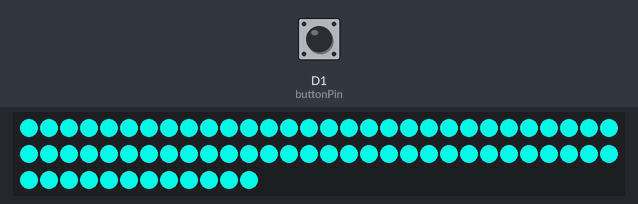
The sketch below on a simulated ESP8266 (NodeMCU). Parts: 72 RGB LEDs in strip order, left to right, continuing on the next row. The inputs (shaded band) are chosen by the test bench; at power-on: D1 (buttonPin) HIGH. WiFi joins after 1.5 s; servers stay silent unless stated; network time is answered at once with the bench clock; the local clock reads 2024-03-15 10:24:30 at power-on unless the sketch sets it.

Above: at 2.7 s.
2.8 s: D1 (buttonPin) pulled LOW for 0.15 s
At 3.1 s:
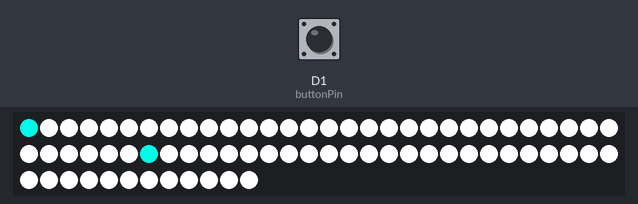
3.5 s: D1 (buttonPin) pulled LOW for 1 s
6.0 s: D1 (buttonPin) pulled LOW for 0.15 s
6.7 s: D1 (buttonPin) pulled LOW for 3.2 s
At 10.9 s:
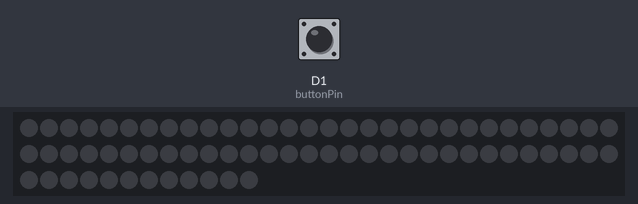
11.4 s: D1 (buttonPin) pulled LOW for 0.15 s
At 11.7 s:
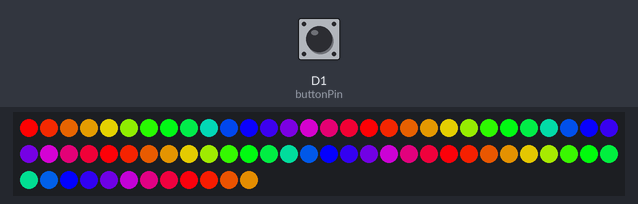
12.1 s: D1 (buttonPin) pulled LOW for 1 s
At 14.5 s:
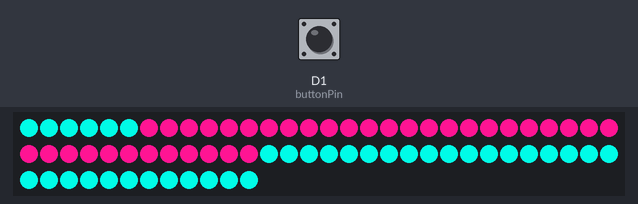
Timing chart, 0 to 15.6 s (numbered marks = the images above; inputs shaded):
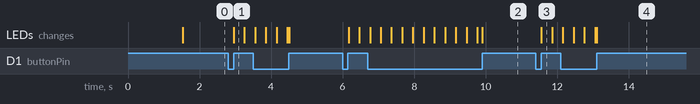

The sketch:

wallDeco.ino
```cpp
#include <FastLED.h>

#include <ESP8266WiFi.h>
#include <NTPClient.h>
#include <WiFiUdp.h>
#include <WiFiManager.h>         // https://github.com/tzapu/WiFiManager

#define NUM_LEDS 72
#define  OFFSET_LEDS 14
#define DATA_PIN D6

WiFiServer server(80);

const char* ssid = "UnicornsAreReal";
const char* password = "Duck42You";

// Initialize the LED strip
CRGB leds[NUM_LEDS];

// We define the colors
CRGB marron(255, 153, 100);
CRGB cyan(0, 245, 225);
CRGB white(255, 255, 255);
CRGB red(255, 0, 0);
CRGB deeppink(0xFF1493);
WiFiClient espClient;
WiFiUDP ntpUDP;

uint8_t thishue = 0;
uint8_t deltahue = 15;

const int buttonPin = D1;           // the number of the pushbutton pin
int buttonState = LOW;              // variable for reading the pushbutton status

int mode = 2;                       // The mode selected
const int nbModes = 7;              // The number of available modes. Arbitrary for now.


int pos = 0;                        // The position for the LED trains
int pos2 = NUM_LEDS / 2;

int tempo = 0;                      // A small temporization feature

int brightness = 5;                 // The brightness of the LED strip

bool wasDown = true;                // A boolean to follow if this button was pressed or not.

int clockArray[] = {0, 67, 59, 54, 48, 40, 35, 28, 22, 17, 12, 5};     // An array for the clock

NTPClient timeClient(ntpUDP, "europe.pool.ntp.org", 3600, 60000);

int getBrightnessFromPotar(){
  int analogVal = 0;
  int avgDivider = 20;

  // Average the analog value
  for (int i = 0; i < avgDivider; ++i){
    analogVal += analogRead(A0);
  }
  analogVal /= avgDivider;

  return map(analogVal, 560, 660, 10, 255); // We map the value read by the potentiometer to the possible values of brightness
}

void setup() {
  // WiFiManager
  // Local intialization. Once its business is done, there is no need to keep it around
  WiFiManager wifiManager;

  FastLED.addLeds<NEOPIXEL, DATA_PIN>(leds, NUM_LEDS);
  Serial.begin(115200);

  // fetches ssid and pass from eeprom and tries to connect
  // if it does not connect it starts an access point with the specified name
  // here  "AutoConnectAP"
  // and goes into a blocking loop awaiting configuration
  wifiManager.autoConnect("ExploratoireDeco");
  //wifiManager.resetSettings();

  // Start NTP client
  timeClient.begin();
  // Initialize the pushbutton pin as an input:
  pinMode(buttonPin, INPUT);
}


void loop() {
    // Serial.println(getBrightnessFromPotar());
    // Met à jour l'heure toutes les 10 secondes - update time every 10 secondes
    timeClient.update();

    /*
    int brightPotar = getBrightnessFromPotar();
    Serial.print(FastLED.getBrightness());
    Serial.print("     ");
    Serial.print(brightPotar);
    Serial.print("     ");
    Serial.println(abs(FastLED.getBrightness() - brightPotar));

    if (abs(FastLED.getBrightness() - brightPotar) > 5){
      // Serial.println(brightPotar);
      FastLED.setBrightness(brightPotar);
    }*/

    buttonState = digitalRead(buttonPin);
    if (buttonState == LOW) {// Button presed
      wasDown = true;
    }
    else if (buttonState == HIGH && wasDown){// Button released
      mode = (mode + 1) % nbModes;

      wasDown = false;
    }

    switch(mode){
      case 0: // Software off
        clear();
        break;
      case 1: // Rainbow
        rainbow();
        break;
      case 2: // Half deeppink, half cyan
        halfHalf();
        break;
      case 3: // Full cyan
        full(cyan);
        break;
      case 4: // Cyan trains on white background
        trainColor(white, cyan);
        break;
      case 5: // Clock
        clock(white, red);
        break;
      case 6: // pink trains on white background
        trainColor(white, deeppink);
        break;
      default:
        break;
    }
}

void clear(){
  FastLED.clear();
  FastLED.show();
}

void rainbow(){
  thishue--;
  fill_rainbow(leds, NUM_LEDS, thishue, deltahue);
  FastLED.show();
}

void halfHalf(){
  fill_solid(leds, 6, cyan);
  fill_solid(leds + 6, (NUM_LEDS/2) + 6, deeppink);
  fill_solid(leds + (NUM_LEDS/2) + 6, (NUM_LEDS/2) - 6, cyan);
  FastLED.show();
}

void full(CRGB color){
  fill_solid(leds, NUM_LEDS, color);
  FastLED.show();
}

void trainColor(CRGB bgColor, CRGB color){
  fill_solid(leds, NUM_LEDS, bgColor);
  leds[pos] = color;
  leds[pos2] = color;
  FastLED.show();
  if (tempo % 10 == 0){ //small software temporizing, as to not use delay and slow down the global execution
    pos = (pos + 1) % NUM_LEDS;
    pos2 = (pos2 + 1) % NUM_LEDS;
  }
  tempo++;
}

void clock(CRGB bgColor, CRGB hourColor){
        fill_solid(leds, NUM_LEDS, bgColor);
        leds[clockArray[getHours(timeClient) - 1]] = hourColor;
        FastLED.show();
        delay(90);
}

//Function that returns the hour in a 0-12 fashion
int getHours(NTPClient timeClient){
  int hours = timeClient.getHours();
  hours = hours > 12 ? hours - 12 : hours;
  return hours;
}
```

Measured:
- after the input at 2.8 s, the LEDs: change after 0.15 s (image 1)
- after the input at 6.7 s, the LEDs: first differ from a run without the input after 3.2 s (image 2)
- after the input at 11.4 s, the LEDs: change after 0.15 s (image 3)
- after the input at 12.1 s, the LEDs: first differ from a run without the input after 1.0 s (image 4)
